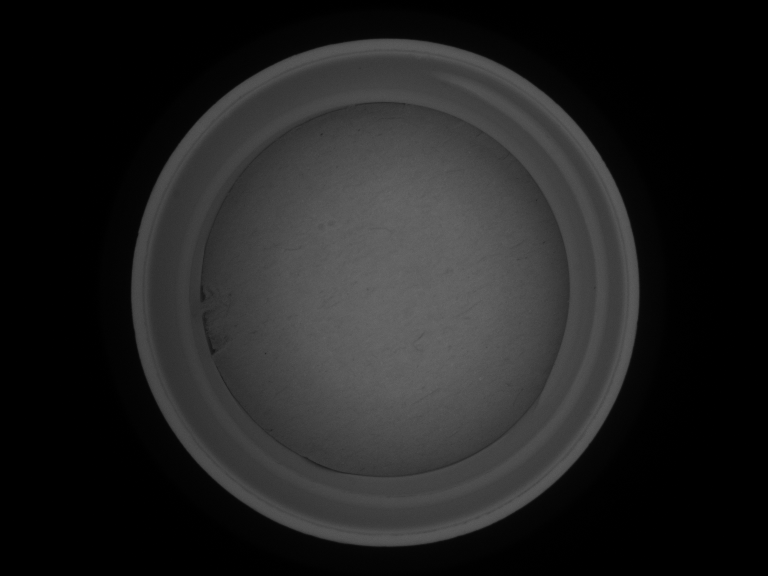
#> input picture cap-inspection-images/project_1_liner_inspection/d_16.bmp, 768 x 576 px; its folder holds only this picture in this run
$ jupyter execute 'Project 1_Plastic cap liner inspection.ipynb'   (older library calls are emulated)
#> lines starting #> are read from the running program, lines starting #| are printed output that depends on the picture; after the words box and inside, x2 and y2 are one past the last pixel; in counts of white or black regions, pixels touching at a corner belong together
[cell 1]
import numpy as np
import cv2
from matplotlib import pyplot as plt
import os

[cell 2]
images_gray = []
images_rgb = []

folder_path = 'cap-inspection-images/project_1_liner_inspection/'
file_names = [f for f in os.listdir(folder_path) if os.path.isfile(os.path.join(folder_path, f))]

for file_name in file_names:
    file_path = os.path.join(folder_path, file_name)
    if file_path.endswith(('.bmp')):
        img = cv2.imread(file_path)
#> img is the input picture: shape (576, 768, 3); min 0, max 104, mean 33.6
        images_rgb.append(cv2.cvtColor(img,cv2.COLOR_BGR2RGB))
        images_gray.append(cv2.cvtColor(img,cv2.COLOR_BGR2GRAY))
print('Loaded '+ str(len(images_gray))+ ' images!')
#| Loaded 1 images!

[cell 3]
median_blur = []
gaussian_blur = []

for index, img_gray in enumerate(images_gray):

    median_blur.append(cv2.medianBlur(img_gray, 5))

    gaussian_blur.append(cv2.GaussianBlur(img_gray, (5, 5), 0))
#> this loop made 1 pass
#> after the loop, gaussian_blur = 1 item; median_blur = 1 item

plt.figure(figsize=(10, 5))

plt.subplot(131)
plt.title('Original Image')
plt.imshow(images_gray[0], cmap='gray')
plt.axis('off')

plt.subplot(132)
plt.title('Median Blur')
plt.imshow(median_blur[0], cmap='gray')
plt.axis('off')

plt.subplot(133)
plt.title('Gaussian Blur')
plt.imshow(gaussian_blur[0], cmap='gray')
plt.axis('off')

plt.tight_layout()
plt.show()
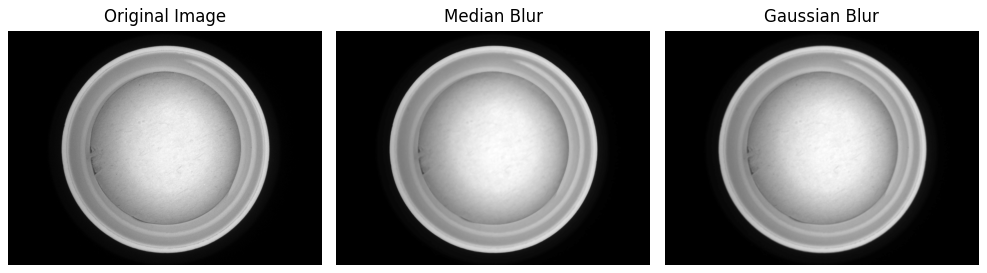
#> figure drawn by matplotlib, 3 panels

[cell 4]
mouth_center = []
image_mouth = []

for index, med_img in enumerate(median_blur):
    image_mouth.append(np.copy(images_rgb[index]))
    mouth_circle = cv2.HoughCircles(med_img, cv2.HOUGH_GRADIENT, dp=1, minDist=25,
                               param1=45,param2=60,minRadius=250,maxRadius=260)

    if mouth_circle is not None:
        mouth_circle = np.uint16(np.around(mouth_circle))
        for i in mouth_circle[0, :]:
            center = (i[0], i[1])
            radius = i[2]
            mouth_center.append((center,radius))
            cv2.circle(image_mouth[index], center, radius, (0, 255, 0), 2)
            cv2.circle(image_mouth[index], center, 2, (0, 255, 0), 3)

            cv2.putText(image_mouth[index], file_names[index], (10, 30),
                        cv2.FONT_HERSHEY_SIMPLEX, 1, 255, 2)
            captext = f"C1:{mouth_center[index][0][0],mouth_center[index][0][1]}"
            cv2.putText(image_mouth[index], captext, (10, 60), cv2.FONT_HERSHEY_SIMPLEX, 1, (0,255,0), 2)
            diametertext = f"D1:{mouth_center[index][1]*2}"
            cv2.putText(image_mouth[index], diametertext, (10, 90), cv2.FONT_HERSHEY_SIMPLEX, 1, (0,255,0), 2)
#             print('center of the cap: ',center)
#             print('diameter of the cap mouth: ',radius*2)
            plt.imshow(image_mouth[index])
            plt.show()
    else:
        print("No mouth circle detected!")
#> this loop made 1 pass
#> mouth_circle on pass 1: [[384, 290, 254]]
#> after the loop, image_mouth = 1 item; mouth_center = [((384, 290), 254)]

[cell 5]
liner_threshold = 80
masked_mouth = []
mean_brightness = []
liner_missing = []

for index, med_img in enumerate(median_blur):
    mask = np.zeros_like(med_img)
    cv2.circle(mask, mouth_center[index][0], mouth_center[index][1], 255, -1)
    masked_mouth.append(cv2.bitwise_and(med_img,mask))
    mean_brightness.append(np.around(np.mean(masked_mouth[index][mask == 255]),2))
    if mean_brightness[index] >= liner_threshold:
        liner_missing.append('Liner missing')
    else:
        liner_missing.append('Has liner')
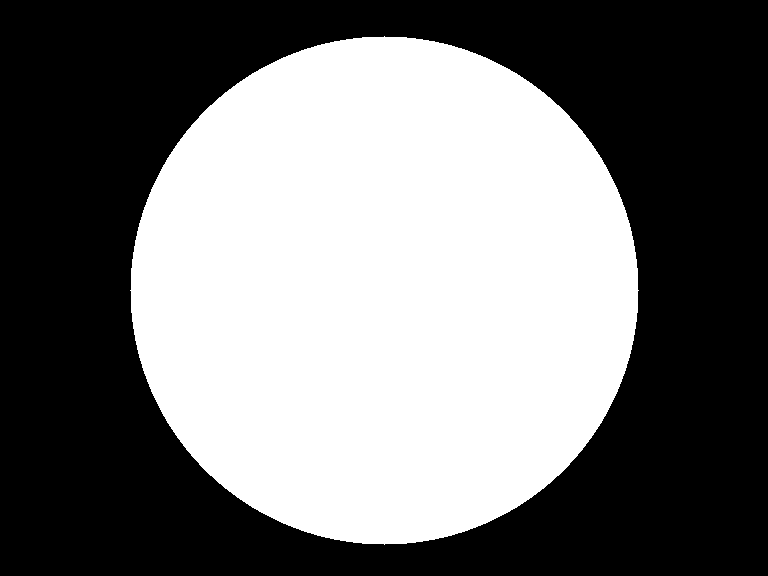
#> mask: shape (576, 768); 45.8% white; 1 white region, box (x1, y1, x2, y2) and area: (130, 36, 639, 545) 202621
#> after the loop, liner_missing = ['Has liner']; masked_mouth = 1 item; mean_brightness = [71.61]

# [8 lines of commented-out code are left out]

[cell 6]
image_liner = []
liner_center = []

for index, mask_m in enumerate(masked_mouth):
    image_liner.append(np.copy(image_mouth[index]))

    if liner_missing[index] == 'Liner missing':
        liner_center.append(((0,0),0))
        cv2.putText(image_liner[index], liner_missing[index], (10, 120), cv2.FONT_HERSHEY_SIMPLEX, 1, (0,0,255), 2)
        plt.imshow(image_liner[index])
        plt.show()
    else:
        liner_circle = cv2.HoughCircles(mask_m, cv2.HOUGH_GRADIENT,dp=3, minDist=300,
                                        param1=80,param2=70,minRadius=180,maxRadius=190)

        if liner_circle is not None:
            liner_circle = np.uint16(np.around(liner_circle))
            for i in liner_circle[0, :]:
                center = (i[0], i[1])
                radius = i[2]
                liner_center.append((center,radius))


            cv2.circle(image_liner[index], center, radius, (0, 0, 255), 2)
            cv2.circle(image_liner[index], center, 2, (0, 0, 255), 3)

            linertext = f"C2:{liner_center[index][0][0],liner_center[index][0][1]}"
            cv2.putText(image_liner[index], linertext, (10, 120), cv2.FONT_HERSHEY_SIMPLEX, 1, (0,0,255), 2)
            diametertext = f"D2:{liner_center[index][1]*2}"
            cv2.putText(image_liner[index], diametertext, (10, 150), cv2.FONT_HERSHEY_SIMPLEX, 1, (0,0,255), 2)
            plt.imshow(image_liner[index])
            plt.show()
        else:
            print("No liner circle detected!")
#> this loop made 1 pass
#> (liner_circle, diametertext) on pass 1: ([[382, 290, 188]], 'D2:376')
#> pass 1, `plt.show()`:
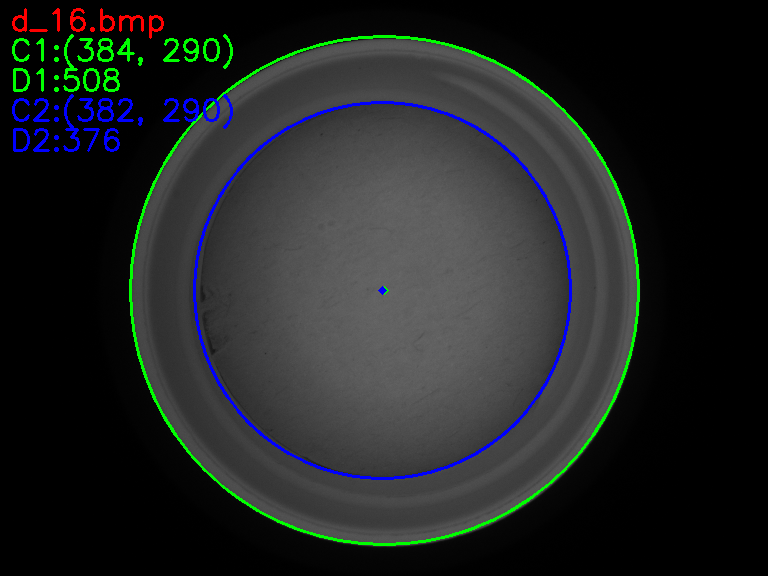
#> shown: shape (576, 768, 3); mean R, G, B 33.2, 36.7, 36.1
#> after the loop, image_liner = 1 item; liner_center = [((382, 290), 188)]

[cell 7]
mask_liner_shrink = 10
masked_liner = []

for index, mask_m in enumerate(masked_mouth):
    mask_lin = np.zeros_like(mask_m)
    if liner_missing[index] == 'Liner missing':
        masked_liner.append(mask_lin)
    else:
        mask_lin = np.zeros_like(mask_m)
        cv2.circle(mask_lin, liner_center[index][0], liner_center[index][1]-mask_liner_shrink, 255, -1)
        masked_liner.append(cv2.bitwise_and(mask_m,mask_lin))
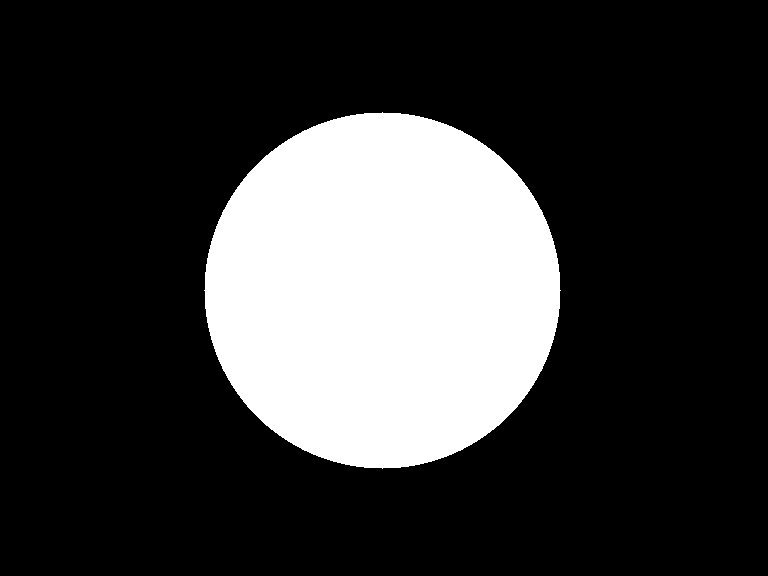
#> mask_lin: shape (576, 768); 22.5% white; 1 white region, box (x1, y1, x2, y2) and area: (204, 112, 561, 469) 99477
#> after the loop, masked_liner = 1 item
#     plt.imshow(masked_liner[index], cmap='gray')
#     plt.show()

[cell 8]
defect_canny = []
defect = []
for index, mask_lin in enumerate(masked_liner):
    defect_canny.append(np.copy(image_liner[index]))
    edges = cv2.Canny(mask_lin, threshold1=20, threshold2=60)
    contours, _ = cv2.findContours(edges, cv2.RETR_LIST, cv2.CHAIN_APPROX_NONE)
    if contours is not None:
        filtered_contours = []
        for contour in contours:
            epsilon = 0.02 * cv2.arcLength(contour, True)
            approx = cv2.approxPolyDP(contour, epsilon, True)

            if len(approx) == 2:
                filtered_contours.append(contour)
            cv2.drawContours(defect_canny[index], filtered_contours, -1, (255, 0, 0), 2)
        if len(filtered_contours) ==0:
            if liner_missing[index] == 'Liner missing':
                defect.append('None')
            else:
                defect.append('Complete')
        else:
            defect.append('Incomplete')
    else:
        print("No contour detected!")

    defecttext = f"{defect[index]}"
    cv2.putText(defect_canny[index], defecttext, (10, 180), cv2.FONT_HERSHEY_SIMPLEX, 1, (255,0,0), 2)
    plt.imshow(defect_canny[index])
    plt.show()
#> this loop made 1 pass
#> pass 1, `edges = cv2.Canny(mask_lin, threshold1=20, threshold2=60)`:
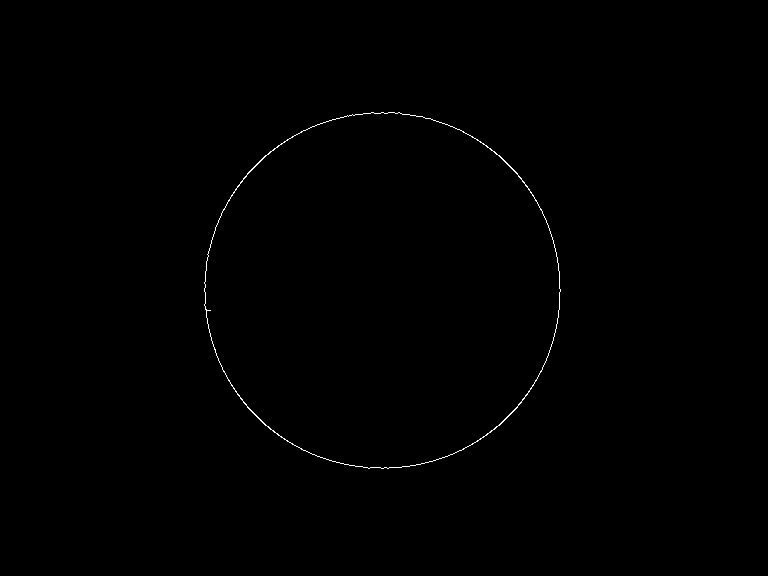
#> edges: shape (576, 768); 0.27% white in thin lines or dots, all inside (x1, y1, x2, y2) = (204, 112, 561, 469)
#> pass 1, `plt.show()`:
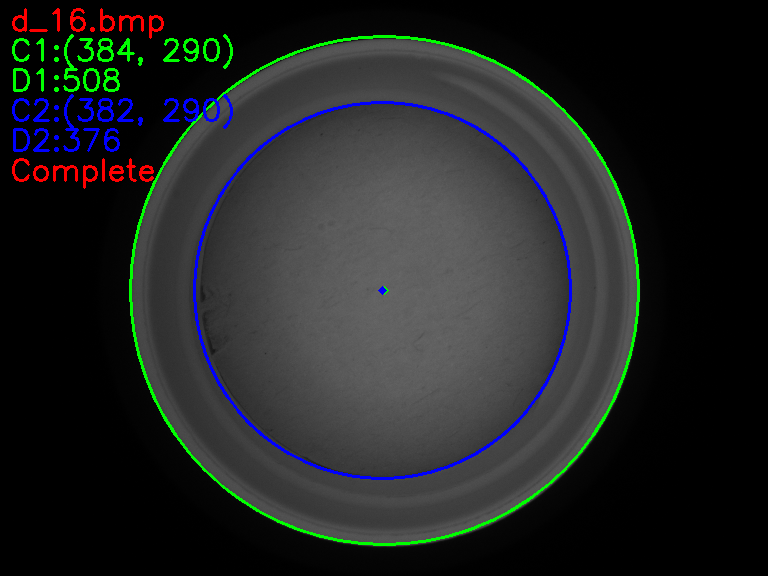
#> shown: shape (576, 768, 3); mean R, G, B 33.8, 36.7, 36.1
#> after the loop, defect = ['Complete']; defect_canny = 1 item

[cell 9]
defect_sobel = []
defect = []
min_contour_length_threshold = 100

for index, mask_lin in enumerate(masked_liner):
    defect_sobel.append(np.copy(image_liner[index]))

    clahe = cv2.createCLAHE(clipLimit=8.0, tileGridSize=(8, 8))
    enhanced_image = clahe.apply(mask_lin)

    grad_x = cv2.Sobel(enhanced_image, cv2.CV_64F, 1, 0, ksize=3)
    grad_y = cv2.Sobel(enhanced_image, cv2.CV_64F, 0, 1, ksize=3)

    gradient_magnitude = cv2.magnitude(grad_x, grad_y)
#     plt.imshow(gradient_magnitude, cmap='gray')
#     plt.show()
    threshold_value = 120
    _, binary_image = cv2.threshold(gradient_magnitude, threshold_value, 255, cv2.THRESH_BINARY)
    binary_image = np.uint8(binary_image)
    kernel = np.ones((15,15),np.uint8)
    closed_image = cv2.morphologyEx(binary_image, cv2.MORPH_CLOSE, kernel)

    contours, _ = cv2.findContours(binary_image, cv2.RETR_LIST, cv2.CHAIN_APPROX_NONE)
    if contours is not None:
        filtered_contours = []
        for contour in contours:
            epsilon = 0.02 * cv2.arcLength(contour, True)
            approx = cv2.approxPolyDP(contour, epsilon, True)
            contour_length = cv2.arcLength(contour, True)
            if contour_length > min_contour_length_threshold:
                if len(approx) == 2:
                    filtered_contours.append(contour)
            cv2.drawContours(defect_sobel[index], filtered_contours, -1, (255, 0, 0), 2)
        if len(filtered_contours) ==0:
            if liner_missing[index] == 'Liner missing':
                defect.append('None')
            else:
                defect.append('Complete')
        else:
            defect.append('Incomplete')
    else:
        print("No contour detected!")

    defecttext = f"{defect[index]}"
    cv2.putText(defect_sobel[index], defecttext, (10, 180), cv2.FONT_HERSHEY_SIMPLEX, 1, (255,0,0), 2)
    plt.imshow(defect_sobel[index])
    plt.show()
#> this loop made 1 pass
#> (threshold_value, defecttext) on pass 1: (120, 'Complete')
#> pass 1, `enhanced_image = clahe.apply(mask_lin)`:
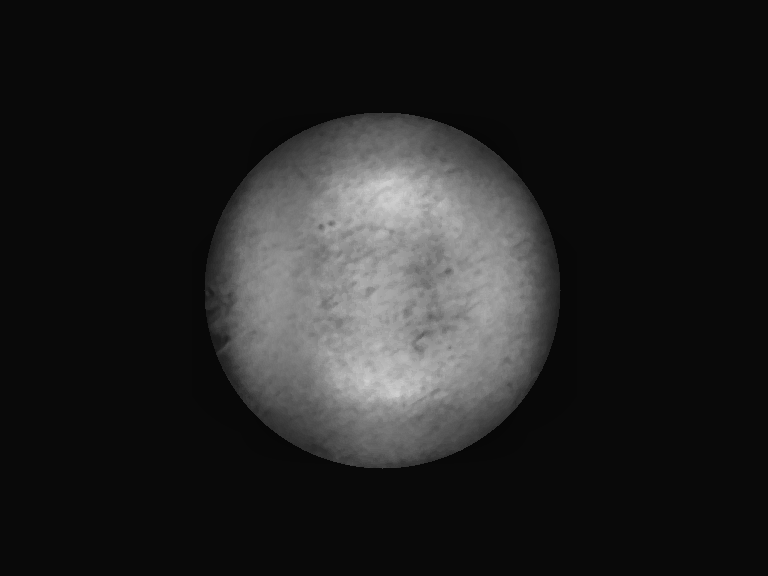
#> enhanced_image: shape (576, 768); min 7, max 208, mean 33.6
#> pass 1, `grad_y = cv2.Sobel(enhanced_image, cv2.CV_64F, 0, 1, ksize=3)`:
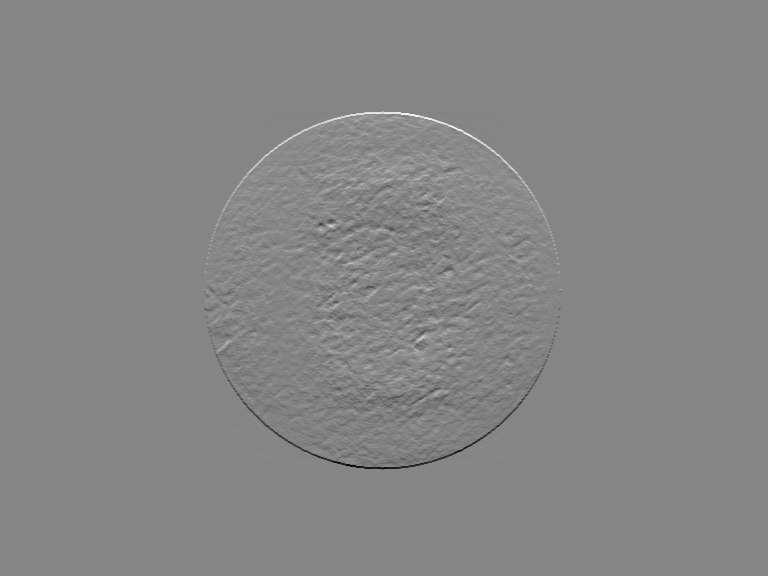
#> grad_y: shape (576, 768) float64; min -251, max 228, mean 0; drawn with min black and max white
#> pass 1, `gradient_magnitude = cv2.magnitude(grad_x, grad_y)`:
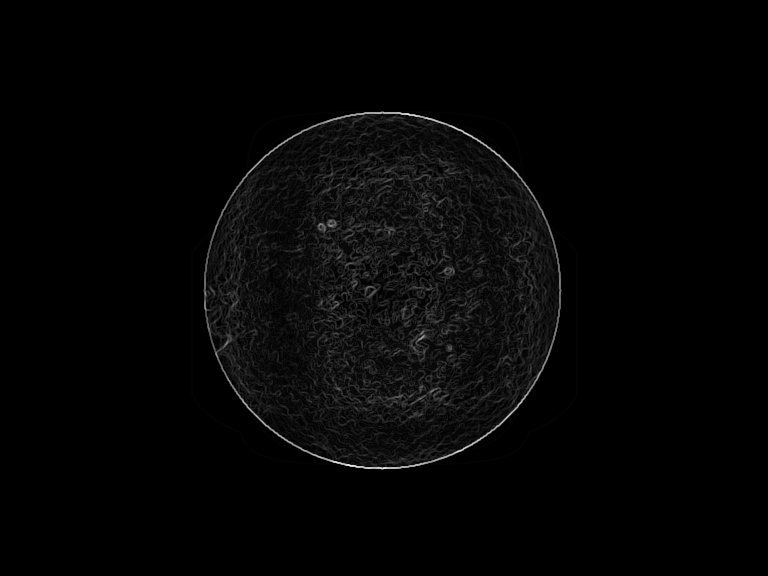
#> gradient_magnitude: shape (576, 768) float64; min 0, max 271.5, mean 5.6; drawn with min black and max white
#> after the loop:
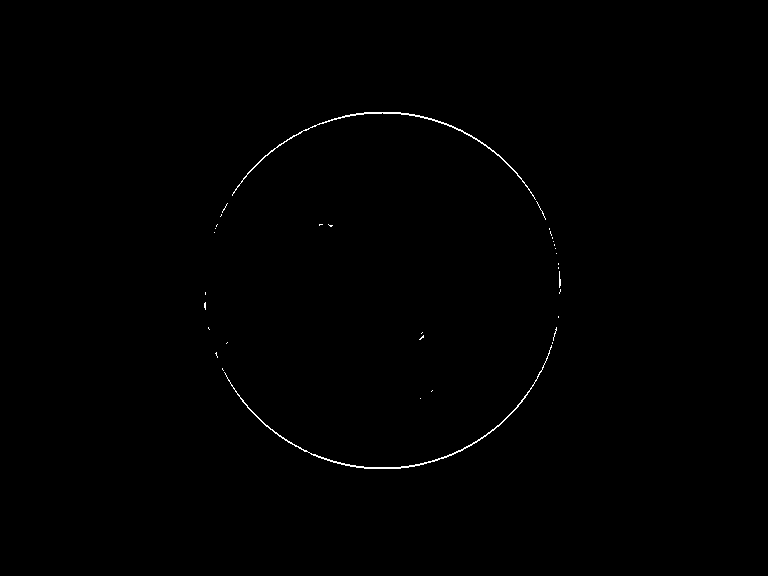
#> binary_image: shape (576, 768); 0.32% white in thin lines or dots, all inside (x1, y1, x2, y2) = (204, 112, 561, 469)
#> after the loop, defect_sobel = 1 item

[cell 10]
defect_line = []
defect = []

for index, mask_lin in enumerate(masked_liner):
    defect_line.append(np.copy(image_liner[index]))
    edges = cv2.Canny(mask_lin, 20, 40, apertureSize=3)
    lines = cv2.HoughLinesP(edges, 1, np.pi/180, threshold=80, minLineLength=20, maxLineGap=100)
    if lines is not None:
        defect.append('Incomplete')
        for line in lines:
            x1, y1, x2, y2 = line[0]
            cv2.line(defect_line[index], (x1, y1), (x2, y2), (255, 0, 0), 2)
    else:
        if liner_missing[index] == 'Liner missing':
            defect.append('None')
        else:
            defect.append('Complete')

    defecttext = f"{defect[index]}"
    cv2.putText(defect_line[index], defecttext, (10, 180), cv2.FONT_HERSHEY_SIMPLEX, 1, (255,0,0), 2)
    plt.imshow(defect_line[index])
    plt.show()
#> after the loop, defect_line = 1 item
